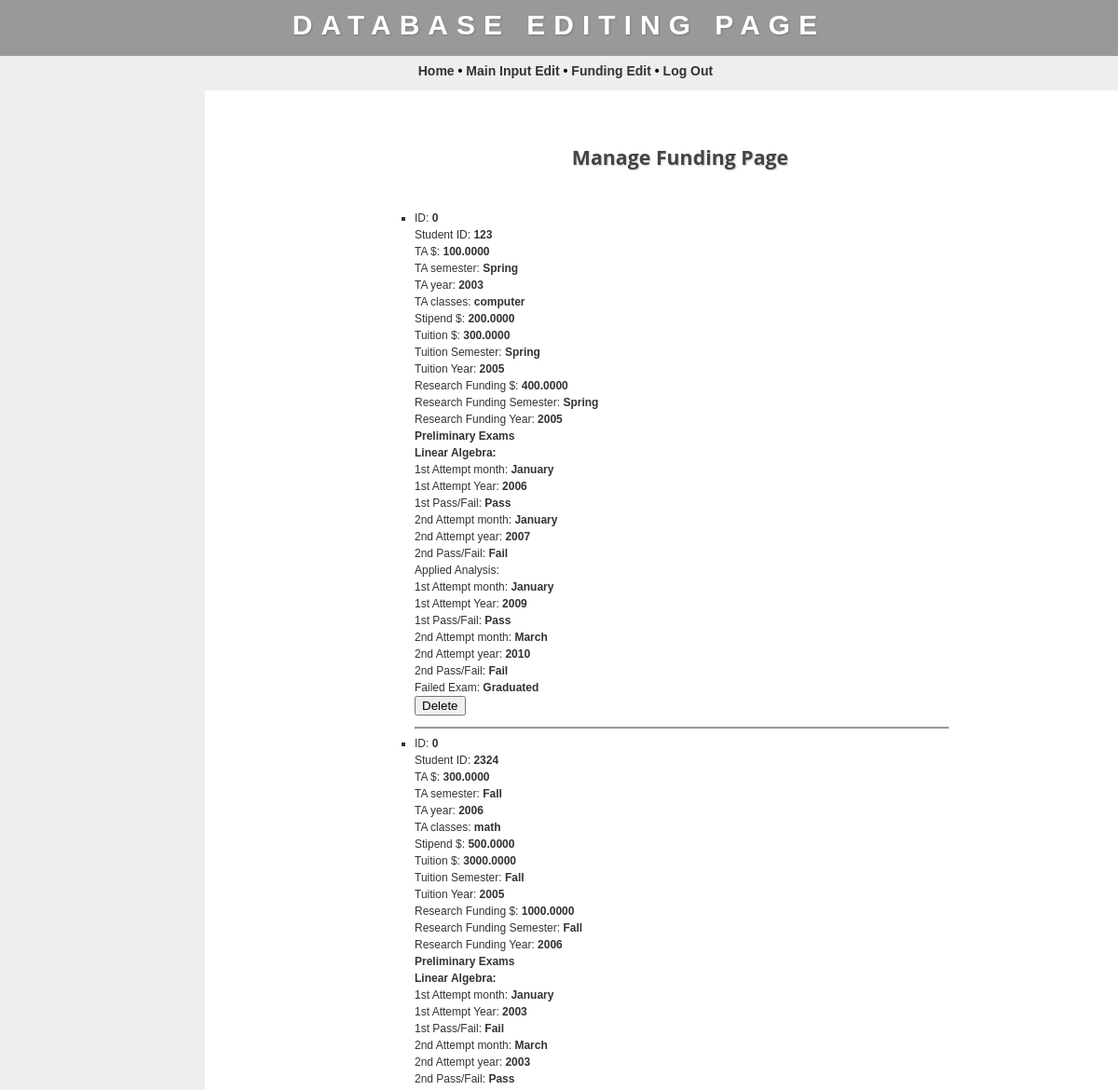
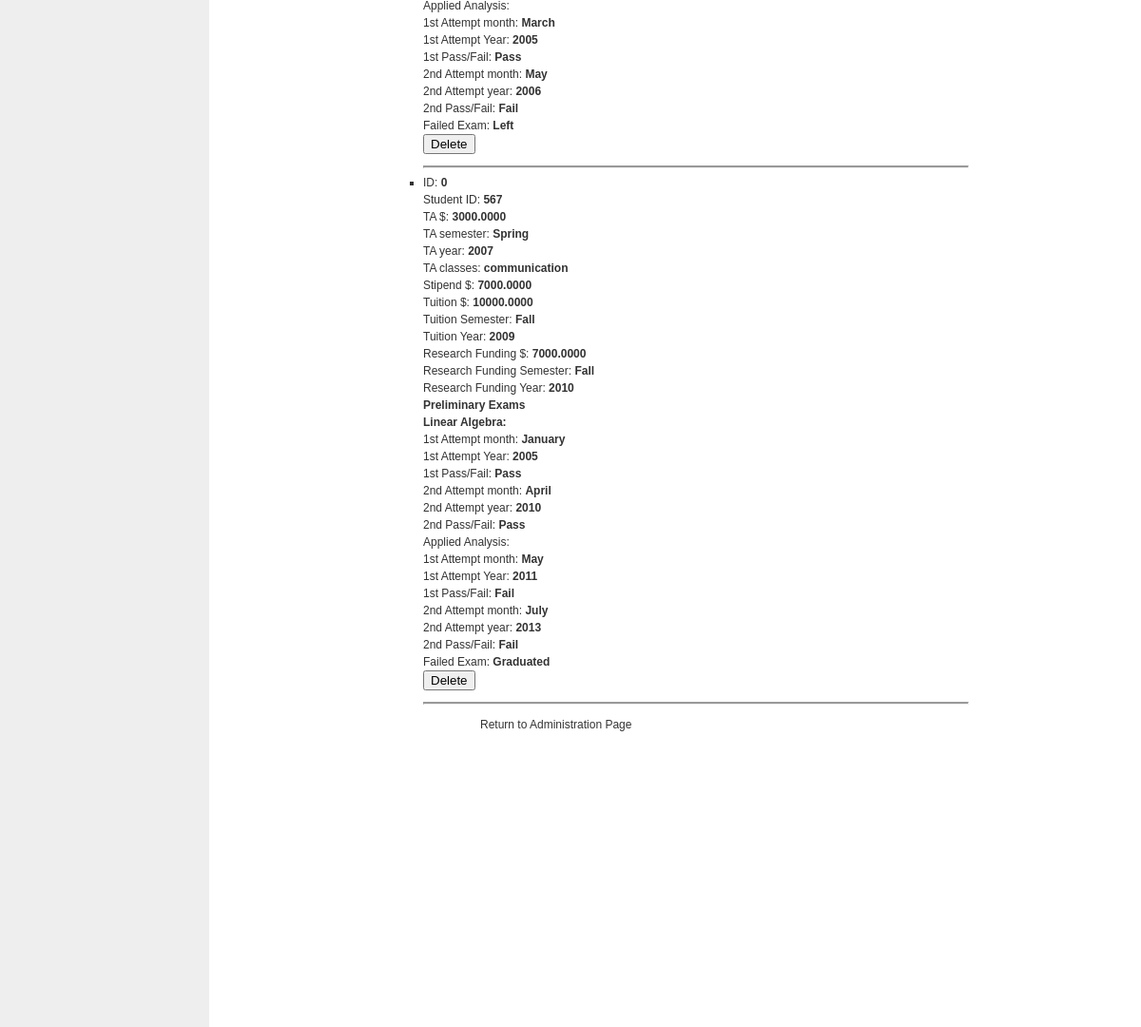
The page /funding_edit.php on the database its author committed (2 pictures, top to bottom).
### tables this page shows
CREATE TABLE IF NOT EXISTS `funding` (
  `id` int(7) NOT NULL,
  `student_id` int(10) NOT NULL,
  `ta_amount` decimal(19,4) NOT NULL,
  `ta_semester` char(7) DEFAULT NULL,
  `ta_year` char(5) NOT NULL,
  `classes` char(30) NOT NULL,
  `stipend` decimal(19,4) NOT NULL,
  `tuition_amount` decimal(19,4) NOT NULL,
  `tuition_semester` char(7) DEFAULT NULL,
  `tuition_year` char(5) DEFAULT NULL,
  `research_amount` decimal(19,4) DEFAULT NULL,
  `research_semester` char(7) DEFAULT NULL,
  `research_year` char(5) DEFAULT NULL,
  `preli_fmonth` char(10) NOT NULL,
  `preli_fyear` char(10) DEFAULT NULL,
  `preli_fstatus` char(7) NOT NULL,
  `preli_smonth` char(10) NOT NULL,
  `preli_syear` char(10) DEFAULT NULL,
  `preli_sstatus` char(7) NOT NULL,
  `applied_fmonth` char(10) NOT NULL,
  `applied_fyear` char(10) DEFAULT NULL,
  `applied_fstatus` char(7) NOT NULL,
  `applied_smonth` char(10) NOT NULL,
  `applied_syear` char(10) DEFAULT NULL,
  `applied_sstatus` char(7) NOT NULL,
  `failed_exam` char(10) NOT NULL
);

### funding_edit.php (the view, shortened to what this page needs)
<div id="manage_page">
<div>
	<h1 id="head17">Manage Funding Page</h1>
<?php
include_once('header.php');
require_once '../config.php';
$db_server = mysqli_connect($db_host, $db_user, $db_password);
mysqli_select_db($db_server, $db_database) or die("Unable to select database: " . mysqli_error($db_server));
?>
<div id="innertable">
<ul type="square">
<?php
	$query = "SELECT * FROM funding";
	$result = mysqli_query($db_server, $query);
	$rows = mysqli_num_rows($result);
	for ($j = 0 ; $j < $rows ; ++$j)
	{
		$row = mysqli_fetch_row($result);
?>
	<li>
		ID:    <?php  echo "<b>".$row[0]."</b>"; ?><br>
		Student ID:   <?php  echo "<b>".$row[1]."</b>"; ?><br>
		TA $:    <?php  echo "<b>".$row[2]."</b>"; ?><br>
		TA semester: <?php echo "<b>".$row[3]."</b>"; ?><br>
		TA year:     <?php echo "<b>".$row[4]."</b>"; ?><br>
		TA classes:     <?php echo "<b>".$row[5]."</b>"; ?><br>
		Stipend $:  <?php echo "<b>".$row[6]."</b>"; ?><br>
		Tuition $:  <?php echo "<b>".$row[7]."</b>"; ?><br>
		Tuition Semester: <?php echo "<b>".$row[8]."</b>"; ?><br>
		Tuition Year:     <?php echo "<b>".$row[9]."</b>"; ?><br>
		Research Funding $:  <?php echo "<b>".$row[10]."</b>"; ?><br>
		Research Funding Semester:     <?php echo "<b>".$row[11]."</b>"; ?><br>
		Research Funding Year:     <?php echo "<b>".$row[12]."</b>"; ?><br>
		<b>Preliminary Exams </b><br>
		<b>Linear Algebra:</b><br>
		1st Attempt month:     <?php echo "<b>".$row[13]."</b>"; ?><br>
		1st Attempt Year:     <?php echo "<b>".$row[14]."</b>"; ?><br>
		1st Pass/Fail:     <?php echo "<b>".$row[15]."</b>"; ?><br>
		2nd Attempt month:     <?php echo "<b>".$row[16]."</b>"; ?><br>
		2nd Attempt year: <?php echo "<b>".$row[17]."</b>"; ?><br>
		2nd Pass/Fail:     <?php echo "<b>".$row[18]."</b>"; ?><br>
		Applied Analysis:<br>
		1st Attempt month:     <?php echo "<b>".$row[19]."</b>"; ?><br>
		1st Attempt Year:     <?php echo "<b>".$row[20]."</b>"; ?><br>
		1st Pass/Fail:     <?php echo "<b>".$row[21]."</b>"; ?><br>
		2nd Attempt month:     <?php echo "<b>".$row[22]."</b>"; ?><br>
		2nd Attempt year: <?php echo "<b>".$row[23]."</b>"; ?><br>
		2nd Pass/Fail:     <?php echo "<b>".$row[24]."</b>"; ?><br>
		Failed Exam:   <?php echo "<b>".$row[25]."</b>"; ?><br>
	</li>
	<form action="funding_edit.php" method="post">
		<input type="submit" value="Delete" /><br>
	</form>
	<hr id="line">
<?php
	}
?>
	</ul>
</div>
	<p><a href="admin.php">Return to Administration Page</a></p>
</div>

### pages.css (style rules this page uses)
body { font-family: "trebuchet ms", verdana, sans-serif; font-size: 12px; line-height: 1.5em; color: #333; background: #ffffff; margin: 0; padding: 0; text-align: center; width: 100%; }
p { margin-top: 10px; }
a:link { text-decoration: none; color: #333; }
#innertable { position: relative; margin-left: -100px; width: 100%; }
#line { width: 90%; color: 555; margin-left: 0px; height: 2px; background: #999; }
h1 { font-family: sans-serif, arial, helvetica; font-size: 46pt; margin: 10px 0 20px 0; font-weight: bold; -webkit-text-shadow:1px 1px 2px rgba(0,0,0,0.2); -moz-text-shadow: 1px 1px 2px rgba(0,0,0,0.2); text-shadow: 1px 1px 2px rgba(0,0,0,0.2); color: #444; }
#manage_page { position: fixed; margin-top: 110px; margin-bottom: 30px; text-align: left; overflow: scroll; background: #ffffff; left: 250px; width: 80%; height: 83%; }
#line { width: 90%; color: 555; margin-left: 0px; margin-right: 100px; height: 1px; background: #999; }
#head17 { font-family: 'Open Sans', sans-serif; font-size: 16pt; margin: 50px 0 20px 0; font-weight: bold; -webkit-text-shadow: 1px 1px 2px rgba(0,0,0,0.2); -moz-text-shadow: 1px 1px 2px rgba(0,0,0,0.2); text-shadow: 1px 1px 2px rgba(0,0,0,0.2); color: #444; text-align: center; }

### rows shown on the page
funding: id "0", student_id "123", ta_amount "100.0000", ta_semester "Spring", ta_year "2003", classes "computer", stipend "200.0000", tuition_amount "300.0000", tuition_semester "Spring", tuition_year "2005", research_amount "400.0000", research_semester "Spring", research_year "2005", preli_fmonth "January", preli_fyear "2006", preli_fstatus "Pass", preli_smonth "January", preli_syear "2007", preli_sstatus "Fail", applied_fmonth "January", applied_fyear "2009", applied_fstatus "Pass", applied_smonth "March", applied_syear "2010", applied_sstatus "Fail", failed_exam "Graduated"
funding: id "0", student_id "2324", ta_amount "300.0000", ta_semester "Fall", ta_year "2006", classes "math", stipend "500.0000", tuition_amount "3000.0000", tuition_semester "Fall", tuition_year "2005", research_amount "1000.0000", research_semester "Fall", research_year "2006", preli_fmonth "January", preli_fyear "2003", preli_fstatus "Fail", preli_smonth "March", preli_syear "2003", preli_sstatus "Pass", applied_fmonth "March", applied_fyear "2005", applied_fstatus "Pass", applied_smonth "May", applied_syear "2006", applied_sstatus "Fail", failed_exam "Left"
funding: id "0", student_id "567", ta_amount "3000.0000", ta_semester "Spring", ta_year "2007", classes "communication", stipend "7000.0000", tuition_amount "10000.0000", tuition_semester "Fall", tuition_year "2009", research_amount "7000.0000", research_semester "Fall", research_year "2010", preli_fmonth "January", preli_fyear "2005", preli_fstatus "Pass", preli_smonth "April", preli_syear "2010", preli_sstatus "Pass", applied_fmonth "May", applied_fyear "2011", applied_fstatus "Fail", applied_smonth "July", applied_syear "2013", applied_sstatus "Fail", failed_exam "Graduated"

### other values the page prints
$config_sitename "DATABASE EDITING PAGE"
